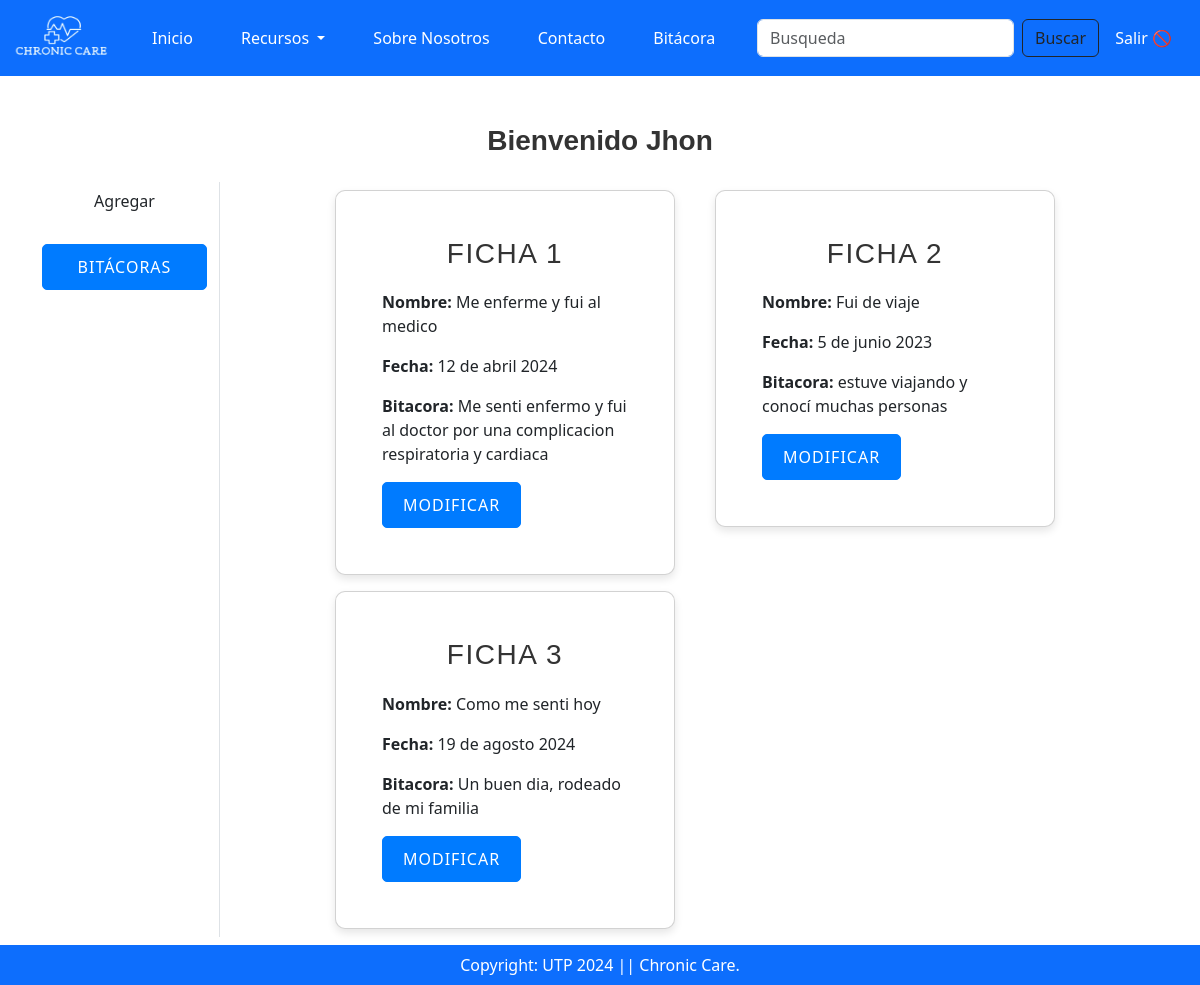
The app's page /address/ (signed in) with its own data.
### app/models.py (models this page shows, shortened)
class Customer(models.Model):
    usuario = models.ForeignKey(User,on_delete=models.CASCADE) #user
    nombre = models.CharField(max_length=200) #name
    fecha = models.CharField(max_length=50)
    bitacora = models.CharField(max_length=500)

### app/views.py (the view)
# urls.py: path('address/', views.address, name='address'),
def address(request):
    add = Customer.objects.filter(usuario=request.user)
    return render(request, 'app/address.html', locals())

### app/templates/app/address.html (shortened to what this page needs)
{% extends 'app/base.html' %}
{% load static %}
{% block main-content %}
<div class="container my-5">
    <div class="row">
        <h3 class="text-center mb-4 fw-bold">Bienvenido <span class="text-capitalize">{{ request.user }}</span></h3>
            <div class="col-sm-2 border-end">
                <ul class="list-unstyled">
                    <li class="d-grid"><a href ="{% url 'profile' %}" class= "btn btn"> Agregar </a></li><br>
                    <li class="d-grid"><a href ="{% url 'address' %}" class= "btn btn-primary ">Bitácoras</a></li>
                </ul>
            </div>
            <div class="col-sm-8 offset-sm-1">
            <div class="row">
                {% for ad in add %}
                <div class="col-sm-6">
                    <div class="card m-2">
                        <div class="card-body">
                            <h3>ficha {{forloop.counter}}</h3>
                            <p><strong>Nombre:</strong> {{ad.nombre}}</p>
                            <p><strong>Fecha:</strong> {{ad.fecha}}</p>
                            <p><strong>Bitacora:</strong> {{ad.bitacora}}</p>
                            <a href="{% url 'updateAddress' pk=ad.id %}">
                                <button type="submit" class="btn btn-primary">Modificar</button>
                            </a>
                        </div>
                    </div>
                </div>
                {% endfor %}
            </div>
        </div>
    </div>
</div>
{%endblock main-content%}

### app/static/app/css/style.css (style rules this page uses)
.btn.btn-primary { opacity: 1 !important; visibility: visible !important; }
h3.text-center.mb-4 { color: #333333; font-family: 'Arial', sans-serif; }
.container { margin-top: 5%; display: flex; justify-content: center; align-items: center; }
.card { background: #ffffff; border-radius: 10px; box-shadow: 0 4px 8px rgba(0, 0, 0, 0.1); padding: 30px; }
.card h3 { color: #333333; font-family: 'Arial', sans-serif; margin-bottom: 20px; text-align: center; text-transform: uppercase; letter-spacing: 1.5px; }
.btn-primary { background-color: #007bff; border-color: #007bff; padding: 10px 20px; border-radius: 5px; font-size: 16px; text-transform: uppercase; letter-spacing: 1px; }
.card a { color: #007bff; text-decoration: none; }

### records on screen
Customer: nombre "Me enferme y fui al medico", fecha "12 de abril 2024", bitacora "Me senti enfermo y fui al doctor por una complicacion respiratoria y cardiaca"
Customer: nombre "Fui de viaje", fecha "5 de junio 2023", bitacora "estuve viajando y conocí muchas personas"
Customer: nombre "Como me senti hoy", fecha "19 de agosto 2024", bitacora "Un buen dia, rodeado de mi familia"

### other values on screen
{{ request.user }} "Jhon"
